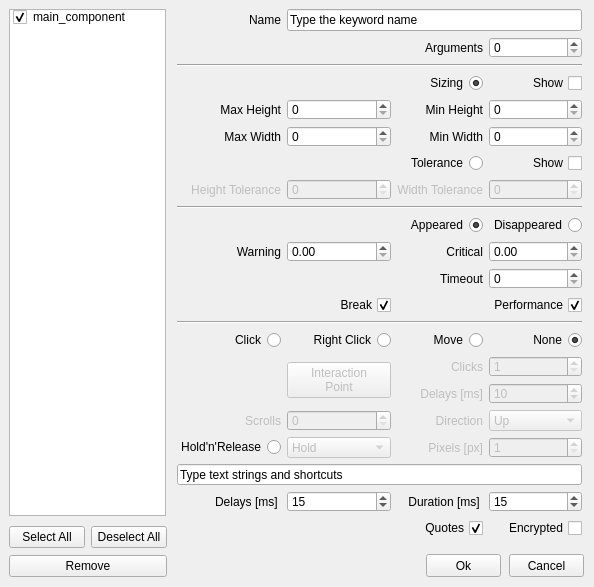
<?xml version="1.0" encoding="UTF-8"?>
<ui version="4.0">
 <class>Form</class>
 <widget class="QWidget" name="Form">
  <property name="geometry">
   <rect>
    <x>0</x>
    <y>0</y>
    <width>594</width>
    <height>587</height>
   </rect>
  </property>
  <property name="windowTitle">
   <string>Alyvix - Rect Finder</string>
  </property>
  <widget class="QPushButton" name="pushButtonCancel">
   <property name="geometry">
    <rect>
     <x>509</x>
     <y>554</y>
     <width>75</width>
     <height>23</height>
    </rect>
   </property>
   <property name="text">
    <string>Cancel</string>
   </property>
  </widget>
  <widget class="QPushButton" name="pushButtonOk">
   <property name="geometry">
    <rect>
     <x>426</x>
     <y>554</y>
     <width>75</width>
     <height>23</height>
    </rect>
   </property>
   <property name="text">
    <string>Ok</string>
   </property>
  </widget>
  <widget class="QListWidget" name="listWidgetBlocks">
   <property name="geometry">
    <rect>
     <x>507</x>
     <y>10000</y>
     <width>81</width>
     <height>321</height>
    </rect>
   </property>
  </widget>
  <widget class="QPushButton" name="pushButtonRemoveBlock">
   <property name="geometry">
    <rect>
     <x>403</x>
     <y>10000</y>
     <width>91</width>
     <height>23</height>
    </rect>
   </property>
   <property name="text">
    <string>Remove Block</string>
   </property>
  </widget>
  <widget class="QSpinBox" name="spinBoxLine">
   <property name="geometry">
    <rect>
     <x>193</x>
     <y>10000</y>
     <width>121</width>
     <height>22</height>
    </rect>
   </property>
   <property name="minimum">
    <number>1</number>
   </property>
   <property name="maximum">
    <number>99999</number>
   </property>
  </widget>
  <widget class="QPushButton" name="pushButtonAddBlock">
   <property name="geometry">
    <rect>
     <x>323</x>
     <y>10000</y>
     <width>71</width>
     <height>23</height>
    </rect>
   </property>
   <property name="text">
    <string>Add Block</string>
   </property>
  </widget>
  <widget class="QLabel" name="label_line">
   <property name="geometry">
    <rect>
     <x>123</x>
     <y>10000</y>
     <width>61</width>
     <height>21</height>
    </rect>
   </property>
   <property name="text">
    <string>Begin Line</string>
   </property>
   <property name="alignment">
    <set>Qt::AlignRight|Qt::AlignTrailing|Qt::AlignVCenter</set>
   </property>
  </widget>
  <widget class="QTextEdit" name="textEditCustomLines">
   <property name="geometry">
    <rect>
     <x>21</x>
     <y>10000</y>
     <width>476</width>
     <height>321</height>
    </rect>
   </property>
   <property name="tabStopWidth">
    <number>80</number>
   </property>
   <property name="acceptRichText">
    <bool>false</bool>
   </property>
  </widget>
  <widget class="QWidget" name="widget" native="true">
   <property name="geometry">
    <rect>
     <x>173</x>
     <y>9</y>
     <width>413</width>
     <height>536</height>
    </rect>
   </property>
   <widget class="QWidget" name="gridLayoutWidget">
    <property name="geometry">
     <rect>
      <x>4</x>
      <y>0</y>
      <width>405</width>
      <height>529</height>
     </rect>
    </property>
    <layout class="QGridLayout" name="gridLayout">
     <item row="13" column="2" colspan="2">
      <widget class="QCheckBox" name="checkBoxEnablePerformance">
       <property name="layoutDirection">
        <enum>Qt::RightToLeft</enum>
       </property>
       <property name="text">
        <string>Performance</string>
       </property>
       <property name="checked">
        <bool>true</bool>
       </property>
      </widget>
     </item>
     <item row="8" column="1">
      <widget class="QSpinBox" name="height_tolerance_spinbox">
       <property name="enabled">
        <bool>false</bool>
       </property>
       <property name="maximum">
        <number>999</number>
       </property>
      </widget>
     </item>
     <item row="5" column="3">
      <widget class="QSpinBox" name="min_height_spinbox">
       <property name="maximum">
        <number>9999</number>
       </property>
      </widget>
     </item>
     <item row="1" column="2">
      <widget class="QLabel" name="labelArgs">
       <property name="text">
        <string>Arguments</string>
       </property>
       <property name="alignment">
        <set>Qt::AlignRight|Qt::AlignTrailing|Qt::AlignVCenter</set>
       </property>
      </widget>
     </item>
     <item row="9" column="0" colspan="4">
      <widget class="Line" name="line_8">
       <property name="orientation">
        <enum>Qt::Horizontal</enum>
       </property>
      </widget>
     </item>
     <item row="15" column="0">
      <widget class="QRadioButton" name="clickRadio">
       <property name="layoutDirection">
        <enum>Qt::RightToLeft</enum>
       </property>
       <property name="text">
        <string>Click</string>
       </property>
       <property name="checked">
        <bool>false</bool>
       </property>
       <attribute name="buttonGroup">
        <string notr="true">buttonGroup_2</string>
       </attribute>
      </widget>
     </item>
     <item row="22" column="0" colspan="4">
      <widget class="QLineEdit" name="inserttext">
       <property name="text">
        <string>Type text strings and shortcuts</string>
       </property>
      </widget>
     </item>
     <item row="24" column="2">
      <widget class="QCheckBox" name="add_quotes">
       <property name="layoutDirection">
        <enum>Qt::RightToLeft</enum>
       </property>
       <property name="text">
        <string>Quotes</string>
       </property>
       <property name="checked">
        <bool>true</bool>
       </property>
      </widget>
     </item>
     <item row="10" column="3">
      <widget class="QRadioButton" name="wait_disapp_radio">
       <property name="layoutDirection">
        <enum>Qt::RightToLeft</enum>
       </property>
       <property name="text">
        <string>Disappeared</string>
       </property>
       <property name="checked">
        <bool>false</bool>
       </property>
       <attribute name="buttonGroup">
        <string notr="true">buttonGroup_3</string>
       </attribute>
      </widget>
     </item>
     <item row="13" column="0" colspan="2">
      <widget class="QCheckBox" name="timeout_exception">
       <property name="layoutDirection">
        <enum>Qt::RightToLeft</enum>
       </property>
       <property name="text">
        <string>Break</string>
       </property>
       <property name="checked">
        <bool>true</bool>
       </property>
      </widget>
     </item>
     <item row="11" column="3">
      <widget class="QDoubleSpinBox" name="doubleSpinBoxCritical">
       <property name="maximum">
        <double>9999.989999999999782</double>
       </property>
       <property name="singleStep">
        <double>1.000000000000000</double>
       </property>
      </widget>
     </item>
     <item row="3" column="0" colspan="4">
      <widget class="Line" name="line_3">
       <property name="orientation">
        <enum>Qt::Horizontal</enum>
       </property>
      </widget>
     </item>
     <item row="12" column="2">
      <widget class="QLabel" name="timeout_label">
       <property name="text">
        <string>Timeout</string>
       </property>
       <property name="alignment">
        <set>Qt::AlignRight|Qt::AlignTrailing|Qt::AlignVCenter</set>
       </property>
      </widget>
     </item>
     <item row="11" column="2">
      <widget class="QLabel" name="labelCritical">
       <property name="text">
        <string>Critical</string>
       </property>
       <property name="alignment">
        <set>Qt::AlignRight|Qt::AlignTrailing|Qt::AlignVCenter</set>
       </property>
      </widget>
     </item>
     <item row="8" column="3">
      <widget class="QSpinBox" name="width_tolerance_spinbox">
       <property name="enabled">
        <bool>false</bool>
       </property>
       <property name="maximum">
        <number>999</number>
       </property>
      </widget>
     </item>
     <item row="11" column="0">
      <widget class="QLabel" name="labelWarning">
       <property name="text">
        <string>Warning</string>
       </property>
       <property name="alignment">
        <set>Qt::AlignRight|Qt::AlignTrailing|Qt::AlignVCenter</set>
       </property>
      </widget>
     </item>
     <item row="15" column="1">
      <widget class="QRadioButton" name="rightclickRadio">
       <property name="layoutDirection">
        <enum>Qt::RightToLeft</enum>
       </property>
       <property name="text">
        <string>Right Click</string>
       </property>
       <attribute name="buttonGroup">
        <string notr="true">buttonGroup_2</string>
       </attribute>
      </widget>
     </item>
     <item row="4" column="3">
      <widget class="QCheckBox" name="show_min_max">
       <property name="layoutDirection">
        <enum>Qt::RightToLeft</enum>
       </property>
       <property name="text">
        <string>Show</string>
       </property>
      </widget>
     </item>
     <item row="19" column="3">
      <widget class="QSpinBox" name="holdreleaseSpinBox">
       <property name="enabled">
        <bool>false</bool>
       </property>
       <property name="minimum">
        <number>1</number>
       </property>
       <property name="maximum">
        <number>9999</number>
       </property>
      </widget>
     </item>
     <item row="15" column="3">
      <widget class="QRadioButton" name="dontclickRadio">
       <property name="layoutDirection">
        <enum>Qt::RightToLeft</enum>
       </property>
       <property name="text">
        <string>None</string>
       </property>
       <property name="checked">
        <bool>true</bool>
       </property>
       <attribute name="buttonGroup">
        <string notr="true">buttonGroup_2</string>
       </attribute>
      </widget>
     </item>
     <item row="23" column="3">
      <widget class="QSpinBox" name="spinBoxSendKeysDuration">
       <property name="maximum">
        <number>60000</number>
       </property>
       <property name="value">
        <number>15</number>
       </property>
      </widget>
     </item>
     <item row="17" column="3">
      <widget class="QSpinBox" name="clickdelay_spinbox">
       <property name="enabled">
        <bool>false</bool>
       </property>
       <property name="minimum">
        <number>1</number>
       </property>
       <property name="maximum">
        <number>60000</number>
       </property>
       <property name="value">
        <number>10</number>
       </property>
      </widget>
     </item>
     <item row="16" column="1" rowspan="2">
      <widget class="QPushButton" name="pushButtonXYoffset">
       <property name="enabled">
        <bool>false</bool>
       </property>
       <property name="text">
        <string>Interaction
Point</string>
       </property>
      </widget>
     </item>
     <item row="1" column="3">
      <widget class="QSpinBox" name="spinBoxArgs"/>
     </item>
     <item row="15" column="2">
      <widget class="QRadioButton" name="movemouseRadio">
       <property name="layoutDirection">
        <enum>Qt::RightToLeft</enum>
       </property>
       <property name="text">
        <string>Move</string>
       </property>
       <property name="checked">
        <bool>false</bool>
       </property>
       <attribute name="buttonGroup">
        <string notr="true">buttonGroup_2</string>
       </attribute>
      </widget>
     </item>
     <item row="11" column="1">
      <widget class="QDoubleSpinBox" name="doubleSpinBoxWarning">
       <property name="maximum">
        <double>9999.989999999999782</double>
       </property>
       <property name="singleStep">
        <double>1.000000000000000</double>
       </property>
      </widget>
     </item>
     <item row="16" column="2">
      <widget class="QLabel" name="labelClickNumber">
       <property name="enabled">
        <bool>false</bool>
       </property>
       <property name="text">
        <string>Clicks</string>
       </property>
       <property name="alignment">
        <set>Qt::AlignRight|Qt::AlignTrailing|Qt::AlignVCenter</set>
       </property>
      </widget>
     </item>
     <item row="14" column="0" colspan="4">
      <widget class="Line" name="line_10">
       <property name="orientation">
        <enum>Qt::Horizontal</enum>
       </property>
      </widget>
     </item>
     <item row="8" column="2">
      <widget class="QLabel" name="width_tolerance_label">
       <property name="enabled">
        <bool>false</bool>
       </property>
       <property name="text">
        <string>Width Tolerance</string>
       </property>
       <property name="alignment">
        <set>Qt::AlignRight|Qt::AlignTrailing|Qt::AlignVCenter</set>
       </property>
      </widget>
     </item>
     <item row="23" column="1">
      <widget class="QSpinBox" name="spinBoxSendKeysDelay">
       <property name="maximum">
        <number>60000</number>
       </property>
       <property name="value">
        <number>15</number>
       </property>
      </widget>
     </item>
     <item row="8" column="0">
      <widget class="QLabel" name="height_tolerance_label">
       <property name="enabled">
        <bool>false</bool>
       </property>
       <property name="text">
        <string>Height Tolerance</string>
       </property>
       <property name="alignment">
        <set>Qt::AlignRight|Qt::AlignTrailing|Qt::AlignVCenter</set>
       </property>
      </widget>
     </item>
     <item row="10" column="0" colspan="3">
      <widget class="QRadioButton" name="wait_radio">
       <property name="layoutDirection">
        <enum>Qt::RightToLeft</enum>
       </property>
       <property name="text">
        <string>Appeared</string>
       </property>
       <property name="checked">
        <bool>true</bool>
       </property>
       <attribute name="buttonGroup">
        <string notr="true">buttonGroup_3</string>
       </attribute>
      </widget>
     </item>
     <item row="12" column="3">
      <widget class="QSpinBox" name="timeout_spinbox">
       <property name="maximum">
        <number>999999</number>
       </property>
      </widget>
     </item>
     <item row="6" column="0">
      <widget class="QLabel" name="max_width_label">
       <property name="text">
        <string>Max Width</string>
       </property>
       <property name="alignment">
        <set>Qt::AlignRight|Qt::AlignTrailing|Qt::AlignVCenter</set>
       </property>
      </widget>
     </item>
     <item row="7" column="2">
      <widget class="QRadioButton" name="use_tolerance">
       <property name="layoutDirection">
        <enum>Qt::RightToLeft</enum>
       </property>
       <property name="text">
        <string>Tolerance</string>
       </property>
       <attribute name="buttonGroup">
        <string notr="true">buttonGroup</string>
       </attribute>
      </widget>
     </item>
     <item row="19" column="1">
      <widget class="QComboBox" name="holdreleaseComboBox">
       <property name="enabled">
        <bool>false</bool>
       </property>
       <item>
        <property name="text">
         <string>Hold</string>
        </property>
       </item>
       <item>
        <property name="text">
         <string>Release</string>
        </property>
       </item>
       <item>
        <property name="text">
         <string>Release Up</string>
        </property>
       </item>
       <item>
        <property name="text">
         <string>Release Down</string>
        </property>
       </item>
       <item>
        <property name="text">
         <string>Release Left</string>
        </property>
       </item>
       <item>
        <property name="text">
         <string>Release Right</string>
        </property>
       </item>
      </widget>
     </item>
     <item row="16" column="3">
      <widget class="QSpinBox" name="clicknumber_spinbox">
       <property name="enabled">
        <bool>false</bool>
       </property>
       <property name="minimum">
        <number>1</number>
       </property>
      </widget>
     </item>
     <item row="24" column="3">
      <widget class="QCheckBox" name="text_encrypted">
       <property name="layoutDirection">
        <enum>Qt::RightToLeft</enum>
       </property>
       <property name="text">
        <string>Encrypted</string>
       </property>
       <property name="checked">
        <bool>false</bool>
       </property>
      </widget>
     </item>
     <item row="6" column="3">
      <widget class="QSpinBox" name="min_width_spinbox">
       <property name="maximum">
        <number>9999</number>
       </property>
      </widget>
     </item>
     <item row="6" column="1">
      <widget class="QSpinBox" name="max_width_spinbox">
       <property name="maximum">
        <number>9999</number>
       </property>
      </widget>
     </item>
     <item row="17" column="2">
      <widget class="QLabel" name="labelClickDelay">
       <property name="enabled">
        <bool>false</bool>
       </property>
       <property name="text">
        <string>Delays [ms]</string>
       </property>
       <property name="alignment">
        <set>Qt::AlignRight|Qt::AlignTrailing|Qt::AlignVCenter</set>
       </property>
      </widget>
     </item>
     <item row="23" column="2">
      <widget class="QLabel" name="labelSendKeysDuration">
       <property name="text">
        <string>Duration [ms] </string>
       </property>
       <property name="alignment">
        <set>Qt::AlignRight|Qt::AlignTrailing|Qt::AlignVCenter</set>
       </property>
      </widget>
     </item>
     <item row="5" column="1">
      <widget class="QSpinBox" name="max_height_spinbox">
       <property name="maximum">
        <number>9999</number>
       </property>
      </widget>
     </item>
     <item row="4" column="2">
      <widget class="QRadioButton" name="use_min_max">
       <property name="layoutDirection">
        <enum>Qt::RightToLeft</enum>
       </property>
       <property name="text">
        <string>Sizing</string>
       </property>
       <property name="checked">
        <bool>true</bool>
       </property>
       <attribute name="buttonGroup">
        <string notr="true">buttonGroup</string>
       </attribute>
      </widget>
     </item>
     <item row="5" column="0">
      <widget class="QLabel" name="max_height_label">
       <property name="text">
        <string>Max Height</string>
       </property>
       <property name="alignment">
        <set>Qt::AlignRight|Qt::AlignTrailing|Qt::AlignVCenter</set>
       </property>
      </widget>
     </item>
     <item row="23" column="0">
      <widget class="QLabel" name="labelSendKeysDelay">
       <property name="text">
        <string>Delays [ms] </string>
       </property>
       <property name="alignment">
        <set>Qt::AlignRight|Qt::AlignTrailing|Qt::AlignVCenter</set>
       </property>
      </widget>
     </item>
     <item row="7" column="3">
      <widget class="QCheckBox" name="show_tolerance">
       <property name="layoutDirection">
        <enum>Qt::RightToLeft</enum>
       </property>
       <property name="text">
        <string>Show</string>
       </property>
      </widget>
     </item>
     <item row="6" column="2">
      <widget class="QLabel" name="min_width_label">
       <property name="text">
        <string>Min Width</string>
       </property>
       <property name="alignment">
        <set>Qt::AlignRight|Qt::AlignTrailing|Qt::AlignVCenter</set>
       </property>
      </widget>
     </item>
     <item row="19" column="2">
      <widget class="QLabel" name="labelPixels">
       <property name="enabled">
        <bool>false</bool>
       </property>
       <property name="text">
        <string>Pixels [px]</string>
       </property>
       <property name="alignment">
        <set>Qt::AlignRight|Qt::AlignTrailing|Qt::AlignVCenter</set>
       </property>
      </widget>
     </item>
     <item row="5" column="2">
      <widget class="QLabel" name="min_height_label">
       <property name="text">
        <string>Min Height</string>
       </property>
       <property name="alignment">
        <set>Qt::AlignRight|Qt::AlignTrailing|Qt::AlignVCenter</set>
       </property>
      </widget>
     </item>
     <item row="0" column="1" colspan="3">
      <widget class="QLineEdit" name="namelineedit">
       <property name="text">
        <string>Type the keyword name</string>
       </property>
      </widget>
     </item>
     <item row="0" column="0">
      <widget class="QLabel" name="labelName">
       <property name="layoutDirection">
        <enum>Qt::LeftToRight</enum>
       </property>
       <property name="text">
        <string>Name</string>
       </property>
       <property name="alignment">
        <set>Qt::AlignRight|Qt::AlignTrailing|Qt::AlignVCenter</set>
       </property>
      </widget>
     </item>
     <item row="19" column="0">
      <widget class="QRadioButton" name="holdreleaseRadio">
       <property name="layoutDirection">
        <enum>Qt::RightToLeft</enum>
       </property>
       <property name="text">
        <string>Hold'n'Release</string>
       </property>
       <attribute name="buttonGroup">
        <string notr="true">buttonGroup_2</string>
       </attribute>
      </widget>
     </item>
     <item row="18" column="0">
      <widget class="QLabel" name="scrollsLabel">
       <property name="enabled">
        <bool>false</bool>
       </property>
       <property name="text">
        <string>Scrolls</string>
       </property>
       <property name="alignment">
        <set>Qt::AlignRight|Qt::AlignTrailing|Qt::AlignVCenter</set>
       </property>
      </widget>
     </item>
     <item row="18" column="1">
      <widget class="QSpinBox" name="spinBoxScrolls">
       <property name="enabled">
        <bool>false</bool>
       </property>
      </widget>
     </item>
     <item row="18" column="3">
      <widget class="QComboBox" name="comboBoxScrolls">
       <property name="enabled">
        <bool>false</bool>
       </property>
       <item>
        <property name="text">
         <string>Up</string>
        </property>
       </item>
       <item>
        <property name="text">
         <string>Down</string>
        </property>
       </item>
       <item>
        <property name="text">
         <string>Left</string>
        </property>
       </item>
       <item>
        <property name="text">
         <string>Right</string>
        </property>
       </item>
      </widget>
     </item>
     <item row="18" column="2">
      <widget class="QLabel" name="labelDirectionScroll">
       <property name="enabled">
        <bool>false</bool>
       </property>
       <property name="layoutDirection">
        <enum>Qt::LeftToRight</enum>
       </property>
       <property name="text">
        <string>Direction</string>
       </property>
       <property name="alignment">
        <set>Qt::AlignRight|Qt::AlignTrailing|Qt::AlignVCenter</set>
       </property>
      </widget>
     </item>
    </layout>
   </widget>
  </widget>
  <widget class="QListWidget" name="listWidget">
   <property name="geometry">
    <rect>
     <x>9</x>
     <y>9</y>
     <width>157</width>
     <height>507</height>
    </rect>
   </property>
   <property name="selectionMode">
    <enum>QAbstractItemView::SingleSelection</enum>
   </property>
   <item>
    <property name="text">
     <string>main_component</string>
    </property>
    <property name="checkState">
     <enum>Checked</enum>
    </property>
   </item>
  </widget>
  <widget class="QWidget" name="widget_2" native="true">
   <property name="geometry">
    <rect>
     <x>173</x>
     <y>9000</y>
     <width>414</width>
     <height>381</height>
    </rect>
   </property>
   <widget class="QWidget" name="gridLayoutWidget_2">
    <property name="geometry">
     <rect>
      <x>4</x>
      <y>0</y>
      <width>408</width>
      <height>368</height>
     </rect>
    </property>
    <layout class="QGridLayout" name="gridLayout_2">
     <item row="1" column="0">
      <widget class="QLabel" name="max_height_label_2">
       <property name="text">
        <string>Max Height</string>
       </property>
       <property name="alignment">
        <set>Qt::AlignRight|Qt::AlignTrailing|Qt::AlignVCenter</set>
       </property>
      </widget>
     </item>
     <item row="6" column="2">
      <widget class="QRadioButton" name="movemouseRadio_2">
       <property name="layoutDirection">
        <enum>Qt::RightToLeft</enum>
       </property>
       <property name="text">
        <string>Move</string>
       </property>
       <property name="checked">
        <bool>false</bool>
       </property>
       <attribute name="buttonGroup">
        <string notr="true">buttonGroup_5</string>
       </attribute>
      </widget>
     </item>
     <item row="14" column="2">
      <widget class="QCheckBox" name="add_quotes_2">
       <property name="layoutDirection">
        <enum>Qt::RightToLeft</enum>
       </property>
       <property name="text">
        <string>Quotes</string>
       </property>
       <property name="checked">
        <bool>true</bool>
       </property>
      </widget>
     </item>
     <item row="2" column="2">
      <widget class="QLabel" name="min_width_label_2">
       <property name="text">
        <string>Min Width</string>
       </property>
       <property name="alignment">
        <set>Qt::AlignRight|Qt::AlignTrailing|Qt::AlignVCenter</set>
       </property>
      </widget>
     </item>
     <item row="1" column="1">
      <widget class="QSpinBox" name="max_height_spinbox_2">
       <property name="maximum">
        <number>9999</number>
       </property>
      </widget>
     </item>
     <item row="6" column="3">
      <widget class="QRadioButton" name="dontclickRadio_2">
       <property name="layoutDirection">
        <enum>Qt::RightToLeft</enum>
       </property>
       <property name="text">
        <string>None</string>
       </property>
       <property name="checked">
        <bool>true</bool>
       </property>
       <attribute name="buttonGroup">
        <string notr="true">buttonGroup_5</string>
       </attribute>
      </widget>
     </item>
     <item row="1" column="2">
      <widget class="QLabel" name="min_height_label_2">
       <property name="text">
        <string>Min Height</string>
       </property>
       <property name="alignment">
        <set>Qt::AlignRight|Qt::AlignTrailing|Qt::AlignVCenter</set>
       </property>
      </widget>
     </item>
     <item row="2" column="0">
      <widget class="QLabel" name="max_width_label_2">
       <property name="text">
        <string>Max Width</string>
       </property>
       <property name="alignment">
        <set>Qt::AlignRight|Qt::AlignTrailing|Qt::AlignVCenter</set>
       </property>
      </widget>
     </item>
     <item row="4" column="3">
      <widget class="QSpinBox" name="width_tolerance_spinbox_2">
       <property name="enabled">
        <bool>false</bool>
       </property>
       <property name="maximum">
        <number>999</number>
       </property>
      </widget>
     </item>
     <item row="8" column="3">
      <widget class="QSpinBox" name="clickdelay_spinbox_2">
       <property name="enabled">
        <bool>false</bool>
       </property>
       <property name="minimum">
        <number>1</number>
       </property>
       <property name="maximum">
        <number>60000</number>
       </property>
       <property name="value">
        <number>10</number>
       </property>
      </widget>
     </item>
     <item row="6" column="0">
      <widget class="QRadioButton" name="clickRadio_2">
       <property name="layoutDirection">
        <enum>Qt::RightToLeft</enum>
       </property>
       <property name="text">
        <string>Click</string>
       </property>
       <property name="checked">
        <bool>false</bool>
       </property>
       <attribute name="buttonGroup">
        <string notr="true">buttonGroup_5</string>
       </attribute>
      </widget>
     </item>
     <item row="2" column="3">
      <widget class="QSpinBox" name="min_width_spinbox_2">
       <property name="maximum">
        <number>9999</number>
       </property>
      </widget>
     </item>
     <item row="7" column="1" rowspan="2">
      <widget class="QPushButton" name="pushButtonXYoffset_2">
       <property name="enabled">
        <bool>false</bool>
       </property>
       <property name="text">
        <string>Interaction
Point</string>
       </property>
      </widget>
     </item>
     <item row="3" column="3">
      <widget class="QCheckBox" name="show_tolerance_2">
       <property name="layoutDirection">
        <enum>Qt::RightToLeft</enum>
       </property>
       <property name="text">
        <string>Show</string>
       </property>
      </widget>
     </item>
     <item row="6" column="1">
      <widget class="QRadioButton" name="rightclickRadio_2">
       <property name="layoutDirection">
        <enum>Qt::RightToLeft</enum>
       </property>
       <property name="text">
        <string>Right Click</string>
       </property>
       <attribute name="buttonGroup">
        <string notr="true">buttonGroup_5</string>
       </attribute>
      </widget>
     </item>
     <item row="0" column="3">
      <widget class="QCheckBox" name="show_min_max_2">
       <property name="layoutDirection">
        <enum>Qt::RightToLeft</enum>
       </property>
       <property name="text">
        <string>Show</string>
       </property>
      </widget>
     </item>
     <item row="7" column="2">
      <widget class="QLabel" name="labelClickNumber_2">
       <property name="enabled">
        <bool>false</bool>
       </property>
       <property name="text">
        <string>Clicks</string>
       </property>
       <property name="alignment">
        <set>Qt::AlignRight|Qt::AlignTrailing|Qt::AlignVCenter</set>
       </property>
      </widget>
     </item>
     <item row="4" column="0">
      <widget class="QLabel" name="height_tolerance_label_2">
       <property name="enabled">
        <bool>false</bool>
       </property>
       <property name="text">
        <string>Height Tolerance</string>
       </property>
       <property name="alignment">
        <set>Qt::AlignRight|Qt::AlignTrailing|Qt::AlignVCenter</set>
       </property>
      </widget>
     </item>
     <item row="3" column="2">
      <widget class="QRadioButton" name="use_tolerance_2">
       <property name="layoutDirection">
        <enum>Qt::RightToLeft</enum>
       </property>
       <property name="text">
        <string>Tolerance</string>
       </property>
       <attribute name="buttonGroup">
        <string notr="true">buttonGroup_4</string>
       </attribute>
      </widget>
     </item>
     <item row="10" column="3">
      <widget class="QSpinBox" name="holdreleaseSpinBox_2">
       <property name="enabled">
        <bool>false</bool>
       </property>
       <property name="minimum">
        <number>1</number>
       </property>
       <property name="maximum">
        <number>9999</number>
       </property>
      </widget>
     </item>
     <item row="8" column="2">
      <widget class="QLabel" name="labelClickDelay_2">
       <property name="enabled">
        <bool>false</bool>
       </property>
       <property name="text">
        <string>Delays [ms]</string>
       </property>
       <property name="alignment">
        <set>Qt::AlignRight|Qt::AlignTrailing|Qt::AlignVCenter</set>
       </property>
      </widget>
     </item>
     <item row="0" column="2">
      <widget class="QRadioButton" name="use_min_max_2">
       <property name="layoutDirection">
        <enum>Qt::RightToLeft</enum>
       </property>
       <property name="text">
        <string>Sizing</string>
       </property>
       <property name="checked">
        <bool>true</bool>
       </property>
       <attribute name="buttonGroup">
        <string notr="true">buttonGroup_4</string>
       </attribute>
      </widget>
     </item>
     <item row="1" column="3">
      <widget class="QSpinBox" name="min_height_spinbox_2">
       <property name="maximum">
        <number>9999</number>
       </property>
      </widget>
     </item>
     <item row="13" column="1">
      <widget class="QSpinBox" name="spinBoxSendKeysDelay_2">
       <property name="maximum">
        <number>60000</number>
       </property>
       <property name="value">
        <number>15</number>
       </property>
      </widget>
     </item>
     <item row="13" column="3">
      <widget class="QSpinBox" name="spinBoxSendKeysDuration_2">
       <property name="maximum">
        <number>60000</number>
       </property>
       <property name="value">
        <number>15</number>
       </property>
      </widget>
     </item>
     <item row="5" column="0" colspan="4">
      <widget class="Line" name="line_6">
       <property name="orientation">
        <enum>Qt::Horizontal</enum>
       </property>
      </widget>
     </item>
     <item row="12" column="0" colspan="4">
      <widget class="QLineEdit" name="inserttext_2">
       <property name="text">
        <string>Type text strings and shortcuts</string>
       </property>
      </widget>
     </item>
     <item row="10" column="1">
      <widget class="QComboBox" name="holdreleaseComboBox_2">
       <property name="enabled">
        <bool>false</bool>
       </property>
       <item>
        <property name="text">
         <string>Hold</string>
        </property>
       </item>
       <item>
        <property name="text">
         <string>Release</string>
        </property>
       </item>
       <item>
        <property name="text">
         <string>Release Up</string>
        </property>
       </item>
       <item>
        <property name="text">
         <string>Release Down</string>
        </property>
       </item>
       <item>
        <property name="text">
         <string>Release Left</string>
        </property>
       </item>
       <item>
        <property name="text">
         <string>Release Right</string>
        </property>
       </item>
      </widget>
     </item>
     <item row="14" column="3">
      <widget class="QCheckBox" name="text_encrypted_2">
       <property name="layoutDirection">
        <enum>Qt::RightToLeft</enum>
       </property>
       <property name="text">
        <string>Encrypted</string>
       </property>
       <property name="checked">
        <bool>false</bool>
       </property>
      </widget>
     </item>
     <item row="10" column="2">
      <widget class="QLabel" name="labelPixels_2">
       <property name="enabled">
        <bool>false</bool>
       </property>
       <property name="text">
        <string>Pixels [px]</string>
       </property>
       <property name="alignment">
        <set>Qt::AlignRight|Qt::AlignTrailing|Qt::AlignVCenter</set>
       </property>
      </widget>
     </item>
     <item row="10" column="0">
      <widget class="QRadioButton" name="holdreleaseRadio_2">
       <property name="layoutDirection">
        <enum>Qt::RightToLeft</enum>
       </property>
       <property name="text">
        <string>Hold'n'Release</string>
       </property>
       <attribute name="buttonGroup">
        <string notr="true">buttonGroup_5</string>
       </attribute>
      </widget>
     </item>
     <item row="4" column="2">
      <widget class="QLabel" name="width_tolerance_label_2">
       <property name="enabled">
        <bool>false</bool>
       </property>
       <property name="text">
        <string>Width Tolerance</string>
       </property>
       <property name="alignment">
        <set>Qt::AlignRight|Qt::AlignTrailing|Qt::AlignVCenter</set>
       </property>
      </widget>
     </item>
     <item row="13" column="2">
      <widget class="QLabel" name="labelSendKeysDuration_2">
       <property name="layoutDirection">
        <enum>Qt::LeftToRight</enum>
       </property>
       <property name="text">
        <string>Duration [ms] </string>
       </property>
       <property name="alignment">
        <set>Qt::AlignRight|Qt::AlignTrailing|Qt::AlignVCenter</set>
       </property>
      </widget>
     </item>
     <item row="4" column="1">
      <widget class="QSpinBox" name="height_tolerance_spinbox_2">
       <property name="enabled">
        <bool>false</bool>
       </property>
       <property name="maximum">
        <number>999</number>
       </property>
      </widget>
     </item>
     <item row="13" column="0">
      <widget class="QLabel" name="labelSendKeysDelay_2">
       <property name="layoutDirection">
        <enum>Qt::LeftToRight</enum>
       </property>
       <property name="text">
        <string>Delays [ms] </string>
       </property>
       <property name="alignment">
        <set>Qt::AlignRight|Qt::AlignTrailing|Qt::AlignVCenter</set>
       </property>
      </widget>
     </item>
     <item row="7" column="3">
      <widget class="QSpinBox" name="clicknumber_spinbox_2">
       <property name="enabled">
        <bool>false</bool>
       </property>
       <property name="minimum">
        <number>1</number>
       </property>
      </widget>
     </item>
     <item row="2" column="1">
      <widget class="QSpinBox" name="max_width_spinbox_2">
       <property name="maximum">
        <number>9999</number>
       </property>
      </widget>
     </item>
     <item row="9" column="0">
      <widget class="QLabel" name="scrollsLabel_2">
       <property name="enabled">
        <bool>false</bool>
       </property>
       <property name="text">
        <string>Scrolls</string>
       </property>
       <property name="alignment">
        <set>Qt::AlignRight|Qt::AlignTrailing|Qt::AlignVCenter</set>
       </property>
      </widget>
     </item>
     <item row="9" column="1">
      <widget class="QSpinBox" name="spinBoxScrolls_2">
       <property name="enabled">
        <bool>false</bool>
       </property>
      </widget>
     </item>
     <item row="9" column="3">
      <widget class="QComboBox" name="comboBoxScrolls_2">
       <property name="enabled">
        <bool>false</bool>
       </property>
       <item>
        <property name="text">
         <string>Up</string>
        </property>
       </item>
       <item>
        <property name="text">
         <string>Down</string>
        </property>
       </item>
       <item>
        <property name="text">
         <string>Left</string>
        </property>
       </item>
       <item>
        <property name="text">
         <string>Right</string>
        </property>
       </item>
      </widget>
     </item>
     <item row="9" column="2">
      <widget class="QLabel" name="labelDirectionScroll_2">
       <property name="enabled">
        <bool>false</bool>
       </property>
       <property name="layoutDirection">
        <enum>Qt::LeftToRight</enum>
       </property>
       <property name="text">
        <string>Direction</string>
       </property>
       <property name="alignment">
        <set>Qt::AlignRight|Qt::AlignTrailing|Qt::AlignVCenter</set>
       </property>
      </widget>
     </item>
    </layout>
   </widget>
  </widget>
  <widget class="QLabel" name="roi_x_label">
   <property name="geometry">
    <rect>
     <x>103</x>
     <y>10000</y>
     <width>94</width>
     <height>20</height>
    </rect>
   </property>
   <property name="text">
    <string>Roi X</string>
   </property>
   <property name="alignment">
    <set>Qt::AlignRight|Qt::AlignTrailing|Qt::AlignVCenter</set>
   </property>
  </widget>
  <widget class="QLabel" name="roi_y_label">
   <property name="geometry">
    <rect>
     <x>303</x>
     <y>10000</y>
     <width>94</width>
     <height>20</height>
    </rect>
   </property>
   <property name="text">
    <string>Roi Y</string>
   </property>
   <property name="alignment">
    <set>Qt::AlignRight|Qt::AlignTrailing|Qt::AlignVCenter</set>
   </property>
  </widget>
  <widget class="QSpinBox" name="roi_y_spinbox">
   <property name="geometry">
    <rect>
     <x>403</x>
     <y>10000</y>
     <width>106</width>
     <height>20</height>
    </rect>
   </property>
   <property name="minimum">
    <number>-9999</number>
   </property>
   <property name="maximum">
    <number>9999</number>
   </property>
  </widget>
  <widget class="Line" name="line_9">
   <property name="geometry">
    <rect>
     <x>103</x>
     <y>10000</y>
     <width>406</width>
     <height>3</height>
    </rect>
   </property>
   <property name="orientation">
    <enum>Qt::Horizontal</enum>
   </property>
  </widget>
  <widget class="QSpinBox" name="roi_width_spinbox">
   <property name="geometry">
    <rect>
     <x>203</x>
     <y>10000</y>
     <width>94</width>
     <height>20</height>
    </rect>
   </property>
   <property name="maximum">
    <number>9999</number>
   </property>
  </widget>
  <widget class="QLabel" name="roi_height_label">
   <property name="geometry">
    <rect>
     <x>303</x>
     <y>10000</y>
     <width>94</width>
     <height>20</height>
    </rect>
   </property>
   <property name="text">
    <string>Roi Height</string>
   </property>
   <property name="alignment">
    <set>Qt::AlignRight|Qt::AlignTrailing|Qt::AlignVCenter</set>
   </property>
  </widget>
  <widget class="QSpinBox" name="roi_height_spinbox">
   <property name="geometry">
    <rect>
     <x>403</x>
     <y>10000</y>
     <width>106</width>
     <height>20</height>
    </rect>
   </property>
   <property name="maximum">
    <number>9999</number>
   </property>
  </widget>
  <widget class="QLabel" name="roi_width_label">
   <property name="geometry">
    <rect>
     <x>103</x>
     <y>10000</y>
     <width>94</width>
     <height>20</height>
    </rect>
   </property>
   <property name="text">
    <string>Roi Width</string>
   </property>
   <property name="alignment">
    <set>Qt::AlignRight|Qt::AlignTrailing|Qt::AlignVCenter</set>
   </property>
  </widget>
  <widget class="QSpinBox" name="roi_x_spinbox">
   <property name="geometry">
    <rect>
     <x>203</x>
     <y>10000</y>
     <width>94</width>
     <height>20</height>
    </rect>
   </property>
   <property name="minimum">
    <number>-9999</number>
   </property>
   <property name="maximum">
    <number>9999</number>
   </property>
  </widget>
  <widget class="QRadioButton" name="find_radio">
   <property name="geometry">
    <rect>
     <x>91</x>
     <y>8000</y>
     <width>96</width>
     <height>17</height>
    </rect>
   </property>
   <property name="layoutDirection">
    <enum>Qt::RightToLeft</enum>
   </property>
   <property name="text">
    <string>Find</string>
   </property>
   <attribute name="buttonGroup">
    <string notr="true">buttonGroup_3</string>
   </attribute>
  </widget>
  <widget class="QWidget" name="gridLayoutWidget_3">
   <property name="geometry">
    <rect>
     <x>9</x>
     <y>525</y>
     <width>158</width>
     <height>54</height>
    </rect>
   </property>
   <layout class="QGridLayout" name="gridLayout_3">
    <item row="0" column="0">
     <widget class="QPushButton" name="pushButtonSelAll">
      <property name="text">
       <string>Select All</string>
      </property>
     </widget>
    </item>
    <item row="0" column="1">
     <widget class="QPushButton" name="pushButtonDesAll">
      <property name="text">
       <string>Deselect All</string>
      </property>
     </widget>
    </item>
    <item row="1" column="0" colspan="2">
     <widget class="QPushButton" name="pushButtonDelete">
      <property name="text">
       <string>Remove</string>
      </property>
     </widget>
    </item>
   </layout>
  </widget>
 </widget>
 <resources/>
 <connections/>
 <buttongroups>
  <buttongroup name="buttonGroup_2"/>
  <buttongroup name="buttonGroup_3"/>
  <buttongroup name="buttonGroup_4"/>
  <buttongroup name="buttonGroup_5"/>
  <buttongroup name="buttonGroup"/>
 </buttongroups>
</ui>
